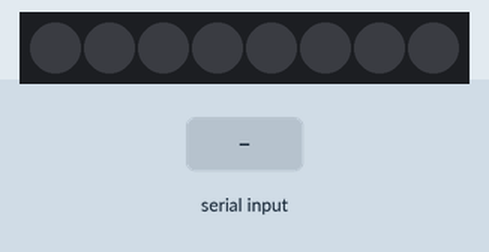
Simulated run of this sketch. Board: Arduino Uno, built with avr-gcc and run on an emulated ATmega328P. Parts: 8 RGB LEDs in strip order, left to right. The inputs (shaded band) are chosen by the test bench. Dim RGB values are drawn brighter than linear.

Above: at 1.2 s.
1.3 s: "M90\n" received over Serial
At 1.47 s:
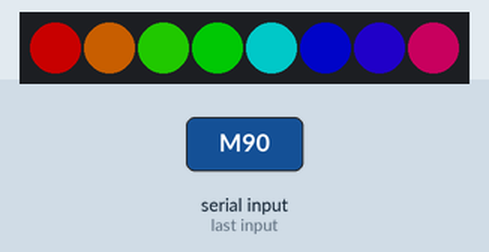
3.7 s: "90,45\n" received over Serial
At 3.7 s:
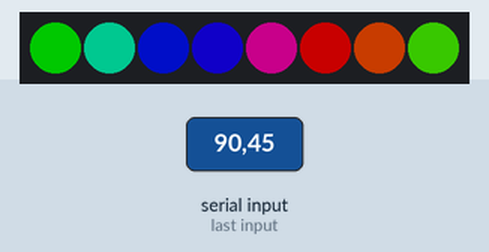
5.2 s: "W90\n" received over Serial
At 5.27 s:
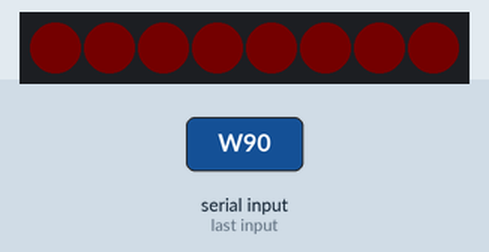
8.2 s: "D90\n" received over Serial
At 9.0 s:
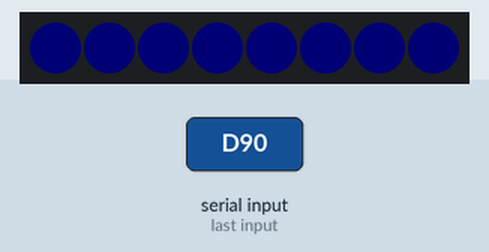
11.2 s: "M,45\n" received over Serial
At 11.81 s:
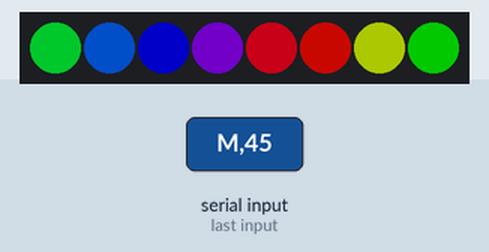
14.2 s: "L90\n" received over Serial
At 14.5 s:
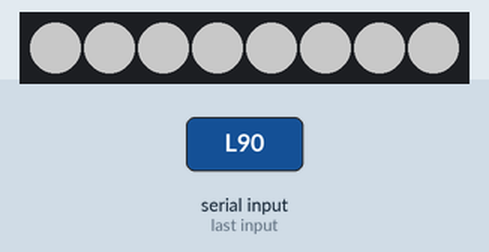
Timing chart, 0 to 16.7 s (numbered marks = the images above; inputs shaded):
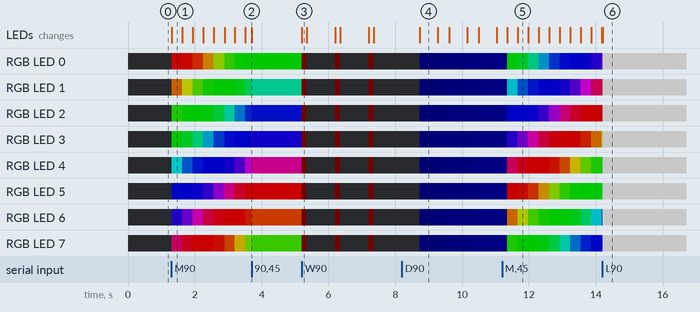

Measured:
- after the input at 3.7 s, every drawn part: stays the same
- after the input at 5.2 s, RGB LED 0–7: alternates RGB(1, 0, 0) for 0.15 s and off for 0.85 s, starting at once; the LEDs: change at once (image 3)
- after the input at 8.2 s, the LEDs: change after 0.53 s (image 4)
- after the input at 11.2 s, the LEDs: first change after 0.15 s (image 5 shows a later state)
- after the input at 14.2 s, the LEDs: change at once (image 6)

The sketch:

led_control.ino
```cpp
#include <Adafruit_NeoPixel.h>

#define PIN        4
#define NUMPIXELS  8

Adafruit_NeoPixel pixels(NUMPIXELS, PIN, NEO_GRB + NEO_KHZ800);

// Variables de la Máquina de Estados
char currentMode = 'O'; // 'O' = Off (Apagado por defecto)
unsigned long effectStartTime = 0;
unsigned long effectDurationMs = 0;
uint16_t rainbowHue = 0;

void setup() {
  Serial.begin(9600);
  pixels.begin();
  pixels.setBrightness(100);
  apagar();
}

void loop() {
  checkSerial();

  switch(currentMode) {
    case 'W': heartbeatMode();  break; // Dispara el latido
    case 'M': musicMode();      break;
    case 'D': dayRoutineMode(); break;
    case 'N': nightRoutineMode(); break;
    case 'L': utilityLight();   break;
    case 'O': apagar();         break;
  }
}

// COMUNICACIÓN CON JETSON

void checkSerial() {
  if (Serial.available() > 0) {
    String input = Serial.readStringUntil('\n');
    if (input.length() >= 1) {
      currentMode = input.charAt(0);

      if (input.indexOf(',') != -1) {
        String timeStr = input.substring(input.indexOf(',') + 1);
        unsigned long seconds = timeStr.toInt();
        effectDurationMs = seconds * 1000UL;
      }

      effectStartTime = millis();
      pixels.clear();
    }
  }
}

// EFECTOS VISUALES

// Latido de Corazón (Para "White Noise")
void heartbeatMode() {
  // Un ciclo completo de latido dura 1000ms (1 segundo)
  unsigned long cycleTime = (millis() - effectStartTime) % 1000;
  float intensity = 0.0;

  // Primer latido (0 a 150ms)
  if (cycleTime < 150) {
    intensity = sin((cycleTime / 150.0) * PI);
  }
  // Segundo latido (250 a 400ms)
  else if (cycleTime > 250 && cycleTime < 400) {
    intensity = sin(((cycleTime - 250) / 150.0) * PI);
  }

  // Se multiplica la intensidad para lograr un rojo/naranja cálido y profundo
  int r = 255 * intensity;
  int g = 20 * intensity;
  int b = 0;

  fillColor(pixels.Color(r, g, b));
}

// Luz Utilitaria: Blanco Frío brillante
void utilityLight() {
  fillColor(pixels.Color(255, 255, 255));
}

// Apagar Todo
void apagar() {
  fillColor(pixels.Color(0, 0, 0));
}

// Música: Arcoíris suave
void musicMode() {
  static unsigned long lastUpdate = 0;
  if (millis() - lastUpdate > 15) {
    for(int i=0; i<pixels.numPixels(); i++) {
      int pixelHue = rainbowHue + (i * 65536L / pixels.numPixels());
      pixels.setPixelColor(i, pixels.gamma32(pixels.ColorHSV(pixelHue)));
    }
    pixels.show();
    rainbowHue += 256;
    lastUpdate = millis();
  }
}

// Rutina de Día: Amanecer (Fade-in Azul)
void dayRoutineMode() {
  unsigned long elapsed = millis() - effectStartTime;
  if (elapsed >= effectDurationMs) {
    fillColor(pixels.Color(0, 0, 255));
    return;
  }

  float progress = (float)elapsed / effectDurationMs;
  int blueValue = progress * 255;
  fillColor(pixels.Color(0, 0, blueValue));
}

// Rutina de Noche: Atardecer (Fade-out Rojo)
void nightRoutineMode() {
  unsigned long elapsed = millis() - effectStartTime;
  if (elapsed >= effectDurationMs) {
    fillColor(pixels.Color(0, 0, 0));
    return;
  }

  float progress = (float)elapsed / effectDurationMs;
  int redValue = (1.0 - progress) * 255;
  fillColor(pixels.Color(redValue, 0, 0));
}

void fillColor(uint32_t color) {
  for(int i = 0; i < pixels.numPixels(); i++) {
    pixels.setPixelColor(i, color);
  }
  pixels.show();
}
```
